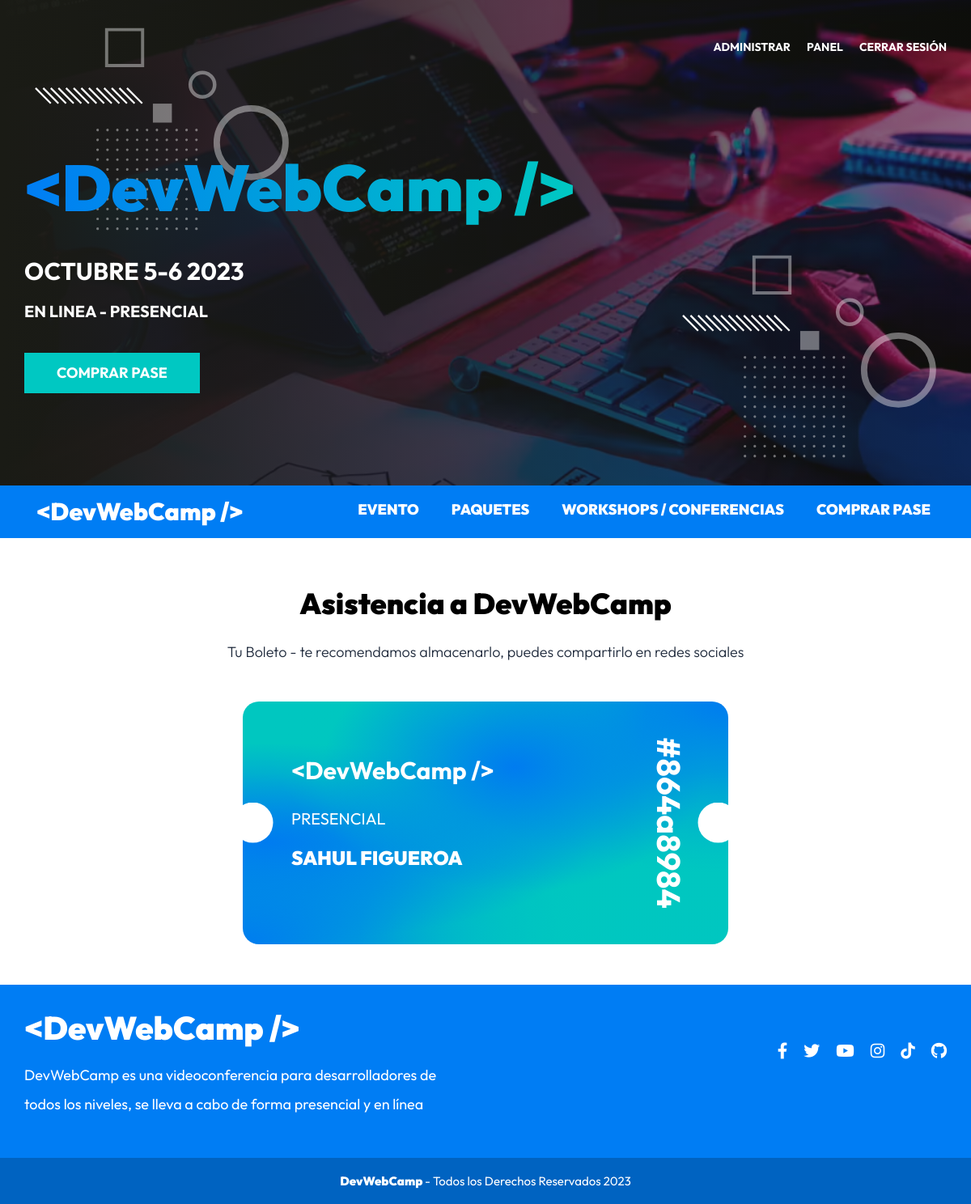
/boleto?id=864a8984 (signed in), run on the app's committed database.
### tables this page shows
CREATE TABLE `paquetes` (
  `id` int NOT NULL AUTO_INCREMENT,
  `nombre` varchar(30) DEFAULT NULL,
  PRIMARY KEY (`id`)
);

CREATE TABLE `usuarios` (
  `id` int NOT NULL AUTO_INCREMENT,
  `nombre` varchar(40) DEFAULT NULL,
  `apellido` varchar(40) DEFAULT NULL,
  `email` varchar(40) DEFAULT NULL,
  `password` varchar(60) DEFAULT NULL,
  `confirmado` tinyint(1) DEFAULT NULL,
  `token` varchar(13) DEFAULT NULL,
  `admin` tinyint(1) DEFAULT NULL,
  PRIMARY KEY (`id`)
);

### controllers/RegistroController.php (called while the page is built, shortened)
<?php
class RegistroController {
    public static function boleto(Router $router){
        $id= $_GET['id'];
        $registro= Registro::where('token',$id);
        $registro->usuario= Usuario::find($registro->usuario_id);
        $registro->paquete= Paquete::find($registro->paquete_id);
        $router->render('registro/boleto',[
            'titulo'=>'Asistencia a DevWebCamp',
            'registro'=>$registro,
        ]);
    }
}

### public/index.php (called while the page is built, shortened)
<?php
$router = new Router();
$router->get('/login', [AuthController::class, 'login']);
$router->post('/login', [AuthController::class, 'login']);
$router->post('/logout', [AuthController::class, 'logout']);
$router->get('/registro', [AuthController::class, 'registro']);
$router->post('/registro', [AuthController::class, 'registro']);
$router->get('/olvide', [AuthController::class, 'olvide']);
$router->post('/olvide', [AuthController::class, 'olvide']);
$router->get('/reestablecer', [AuthController::class, 'reestablecer']);
$router->post('/reestablecer', [AuthController::class, 'reestablecer']);
$router->get('/mensaje', [AuthController::class, 'mensaje']);
$router->get('/confirmar-cuenta', [AuthController::class, 'confirmar']);
$router->get('/admin/dashboard', [DashboardController::class, 'index']);
$router->get('/admin/ponentes', [PonentesController::class, 'index']);
$router->get('/admin/ponentes/crear', [PonentesController::class, 'crear']);
$router->post('/admin/ponentes/crear', [PonentesController::class, 'crear']);
$router->get('/admin/ponentes/editar', [PonentesController::class, 'editar']);
$router->post('/admin/ponentes/editar', [PonentesController::class, 'editar']);
$router->post('/admin/ponentes/eliminar', [PonentesController::class, 'eliminar']);
$router->get('/admin/eventos', [EventosController::class, 'index']);
$router->get('/admin/eventos/crear', [EventosController::class, 'crear']);
$router->post('/admin/eventos/crear', [EventosController::class, 'crear']);
$router->get('/admin/eventos/editar', [EventosController::class, 'editar']);
$router->post('/admin/eventos/editar', [EventosController::class, 'editar']);
$router->post('/admin/eventos/eliminar', [EventosController::class, 'eliminar']);
$router->get('/api/eventos-horario', [APIEventos::class, 'index']);
$router->get('/api/ponentes', [APIPonentes::class, 'index']);
$router->get('/api/ponente', [APIPonentes::class, 'ponente']);
$router->get('/api/regalos', [APIRegalos::class, 'index']);
$router->get('/admin/registrados', [RegistradosController::class, 'index']);
$router->get('/admin/regalos', [RegalosController::class, 'index']);
$router->get('/finalizar-registro', [RegistroController::class, 'crear']);
$router->post('/finalizar-registro/gratis', [RegistroController::class, 'gratis']);
$router->post('/finalizar-registro/pagar', [RegistroController::class, 'pagar']);
$router->get('/finalizar-registro/conferencias', [RegistroController::class, 'conferencias']);
$router->post('/finalizar-registro/conferencias', [RegistroController::class, 'conferencias']);
$router->get('/boleto', [RegistroController::class, 'boleto']);
$router->get('/', [PaginasController::class, 'index']);
$router->get('/devwebcamp', [PaginasController::class, 'evento']);
$router->get('/paquetes', [PaginasController::class, 'paquetes']);
$router->get('/workshops-conferencias', [PaginasController::class, 'conferencias']);
$router->get('/404', [PaginasController::class, 'error']);
$router->comprobarRutas();

### models/ActiveRecord.php (called while the page is built, shortened)
<?php
class ActiveRecord {
    protected static $db;
    protected static $tabla = '';
    public static function setDB($database) {
        self::$db = $database;
    }
    public static function consultarSQL($query) {
        $resultado = self::$db->query($query);
        $array = [];
        while($registro = $resultado->fetch_assoc()) {
            $array[] = static::crearObjeto($registro);
        }
        return $array;
    }
    protected static function crearObjeto($registro) {
        $objeto = new static;
        foreach($registro as $key => $value ) {
            if(property_exists( $objeto, $key  )) {
                $objeto->$key = $value;
            }
        }
        return $objeto;
    }
    public static function find($id) {
        $query = "SELECT * FROM " . static::$tabla  ." WHERE id = ${id}";
        $resultado = self::consultarSQL($query);
        return array_shift( $resultado ) ;
    }
    public static function where($columna, $valor) {
        $query = "SELECT * FROM " . static::$tabla . " WHERE ${columna} = '${valor}'";
        $resultado = self::consultarSQL($query);
        return array_shift( $resultado ) ;
    }
}

### views/registro/boleto.php (the view)
<main class="pagina">
    <h2 class="pagina__heading"><?php echo $titulo; ?></h2>
    <p class="pagina__descripcion">Tu Boleto - te recomendamos almacenarlo, puedes compartirlo en redes sociales</p>
    <div class="boleto-virtual">
        <div class="boleto boleto--<?php echo strtolower($registro->paquete->nombre); ?> boleto--acceso">
            <div class="boleto__contenido">
                <h4 class="boleto__logo">&#60;DevWebCamp /></h4>
                <p class="boleto__plan"><?php echo $registro->paquete->nombre; ?></p>
                <p class="boleto__nombre"><?php echo $registro->usuario->nombre . " " . $registro->usuario->apellido; ?></p>
                <p class="boleto__codigo"><?php echo '#' . $registro->token; ?></p>
            </div>
        </div>
    </div>
</main>

### public/build/css/app.css (style rules this page uses)
html { line-height: 1.15; -webkit-text-size-adjust: 100%; }
body { margin: 0; }
main { display: block; }
html { font-size: 62.5%; box-sizing: border-box; height: 100%; }
*, *:before, *:after { box-sizing: inherit; }
body { font-family: "Outfit", sans-serif; font-size: 1.8rem; }
h1, h2, h3 { font-family: "Outfit", sans-serif; font-weight: 900; margin: 2rem 0; }
h2 { font-size: 3.6rem; }
[class$=__heading] { font-family: "Outfit", sans-serif; font-weight: 900; margin: 2rem 0; margin: 6rem 0 3rem 0; text-align: center; }
[class$=__descripcion] { text-align: center; font-size: 1.8rem; font-weight: 300; color: #1E293B; margin-bottom: 5rem; }
.boleto { width: min(100% - 5rem, 65rem); padding: 6rem; margin: 0 auto; border-radius: 2rem; color: #FFFFFF; position: relative; }
.boleto::before, .boleto::after { position: absolute; content: ""; background-color: #FFFFFF; width: 5rem; height: 5rem; top: calc(50% - 2.5rem); }
.boleto::before { -webkit-clip-path: circle(50% at 25% 50%); clip-path: circle(50% at 25% 50%); left: 0; }
.boleto::after { -webkit-clip-path: circle(50% at 75% 50%); clip-path: circle(50% at 75% 50%); right: 0; }
.boleto--presencial { background-color: hsl(178deg, 100%, 39%); background-image: radial-gradient(at 56% 27%, hsl(209deg, 100%, 47%) 0px, transparent 50%), radial-gradient(at 43% 0%, hsl(178deg, 100%, 39%) 0px, transparent 50%), radial-gradient(at 5% 58%, hsl(209deg, 100%, 47%) 0px, transparent 50%), radial-gradient(at 100% 99%, hsl(178deg, 100%, 39%) 0px, transparent 50%), radial-gradient(at 100% 0%, hsl(209deg, 100%, 47%) 0px, transparent 50%), radial-gradient(at 80% 100%, hsl(178deg, 100%, 39%) 0px, transparent 50%), radial-gradient(at 0% 100%, hsl(209deg, 100%, 47%) 0px, transparent 50%); }
.boleto__logo { color: #FFFFFF; text-align: center; margin-bottom: 2rem; font-size: clamp(2rem, -0.8rem + 10vw, 4rem); }
@media (min-width: 1024px) { .boleto__logo { text-align: left; margin: 0; } }
.boleto__plan { font-size: 2rem; text-transform: uppercase; margin: 3rem 0 0 0; }
.boleto--acceso { width: 30rem; height: 50rem; padding: 10rem 2rem; }
@media (min-width: 768px) { .boleto--acceso { width: 60rem; height: 30rem; padding: 6rem; text-align: left; display: flex; flex-direction: column; justify-content: center; } }
.boleto--acceso .boleto__logo { font-size: clamp(2rem, -0.8rem + 10vw, 3rem); margin: 0; }
.boleto--acceso .boleto__nombre { font-size: 2.4rem; font-weight: 900; text-transform: uppercase; }
.boleto--acceso .boleto__codigo { font-size: 4rem; font-weight: 700; text-align: center; position: absolute; bottom: 7rem; margin: 0; left: 0; width: 100%; }
@media (min-width: 768px) { .boleto--acceso .boleto__codigo { rotate: 90deg; transform-origin: 0 0; top: 0; left: calc(100% - 5rem); width: 30rem; } }
.boleto::before { -webkit-clip-path: circle(50% at 50% 25%); clip-path: circle(50% at 50% 25%); left: calc(50% - 2.5rem); top: 0; }
@media (min-width: 768px) { .boleto::before { -webkit-clip-path: circle(50% at 25% 50%); clip-path: circle(50% at 25% 50%); left: 0; top: calc(50% - 2.5rem); } }
.boleto::after { -webkit-clip-path: circle(50% at 50% 75%); clip-path: circle(50% at 50% 75%); left: calc(50% - 2.5rem); top: calc(100% - 5rem); }
@media (min-width: 768px) { .boleto::after { -webkit-clip-path: circle(50% at 75% 50%); clip-path: circle(50% at 75% 50%); top: calc(50% - 2.5rem); left: calc(100% - 5rem); } }

### data on the page
paquetes: nombre "PRESENCIAL"
usuarios: nombre "SAHUL", apellido "FIGUEROA"

### other printed values
$titulo "Asistencia a DevWebCamp"
$registro->token "864a8984"
